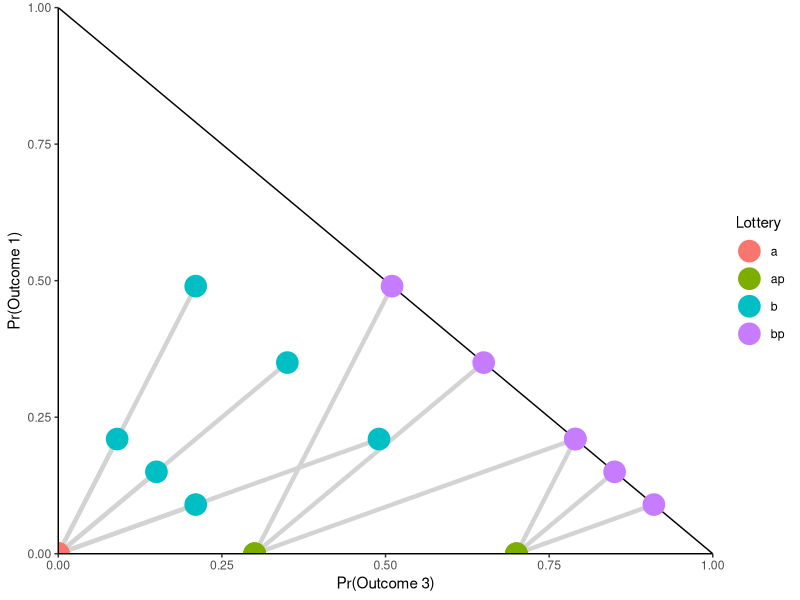
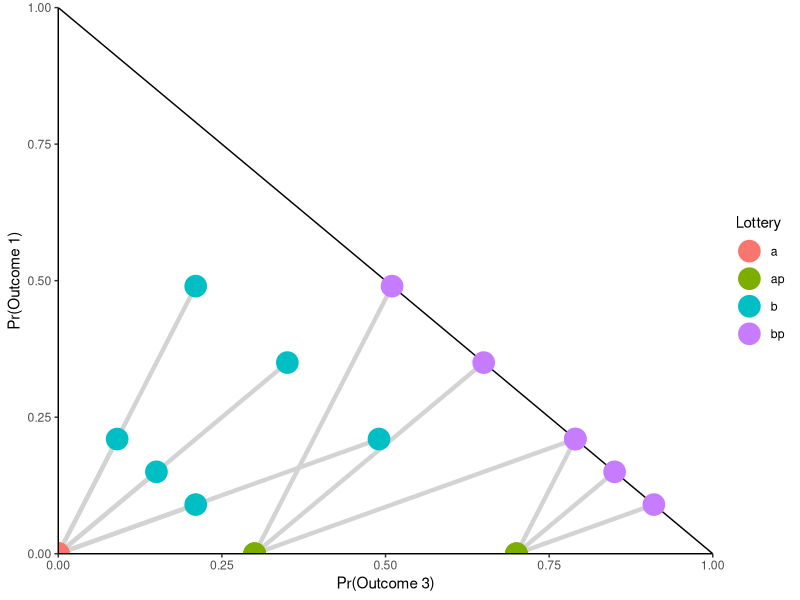

Recreate these plots in R, in order.
library(dplyr)
library(ggplot2)

p_list = c(.3, .5, .7)
r_list = c(.3, .7)

x_a_list = c()
x_b_list = c()
y_a_list = c()
y_b_list = c()
x_ap_list = c()
x_bp_list = c()
y_ap_list = c()
y_bp_list = c()

ind = 1
for (p in p_list) {
  for (r in r_list){

    x_a = 0
    x_a_list[ind] = x_a
    y_a = 0
    y_a_list[ind] = y_a

    x_b = r*(1-p)
    x_b_list[ind] = x_b
    y_b = p*r
    y_b_list[ind] = y_b

    x_ap = 1-r
    x_ap_list[ind] = x_ap
    y_ap = 0
    y_ap_list[ind] = y_ap

    x_bp = 1-p*r
    x_bp_list[ind] = x_bp
    y_bp = p*r
    y_bp_list[ind] = y_bp

    ind = ind + 1

  }
}

pdata.a = data.frame(x = x_a_list, y = y_a_list, lottery = "a")
pdata.a$choice = seq(1, 6, 1)
pdata.b = data.frame(x = x_b_list, y = y_b_list, lottery = "b")
pdata.b$choice = seq(1, 6, 1)
pdata.ap = data.frame(x = x_ap_list, y = y_ap_list, lottery = "ap")
pdata.ap$choice = seq(7, 12, 1)
pdata.bp = data.frame(x = x_bp_list, y = y_bp_list, lottery = "bp")
pdata.bp$choice = seq(7, 12, 1)
pdata = rbind(pdata.a, pdata.b)
pdata = rbind(pdata, pdata.ap)
pdata = rbind(pdata, pdata.bp)
pdata$choice = factor(pdata$choice)

plt.MM = ggplot(data=pdata, aes(x=x, y=y)) +
  geom_abline(intercept=1, slope=-1)+
  geom_line(aes(group=choice), linewidth=1.5, color='lightgrey')+
  geom_point(aes(color=lottery), size=7)+
  theme_classic()+
  coord_cartesian(expand=F) +
  xlim(c(0,1))+
  ylim(c(0,1)) +
  labs(y = "Pr(Outcome 1)", x = "Pr(Outcome 3)", color = "Lottery")

plot(plt.MM)

figdir = "D:/OneDrive - California Institute of Technology/PhD/Rangel Lab/2023-common-consequence/analysis/outputs/figures"
ggsave(file.path(figdir, "visualizing_lottery_choices_MM.png"), plot=plt.MM)
